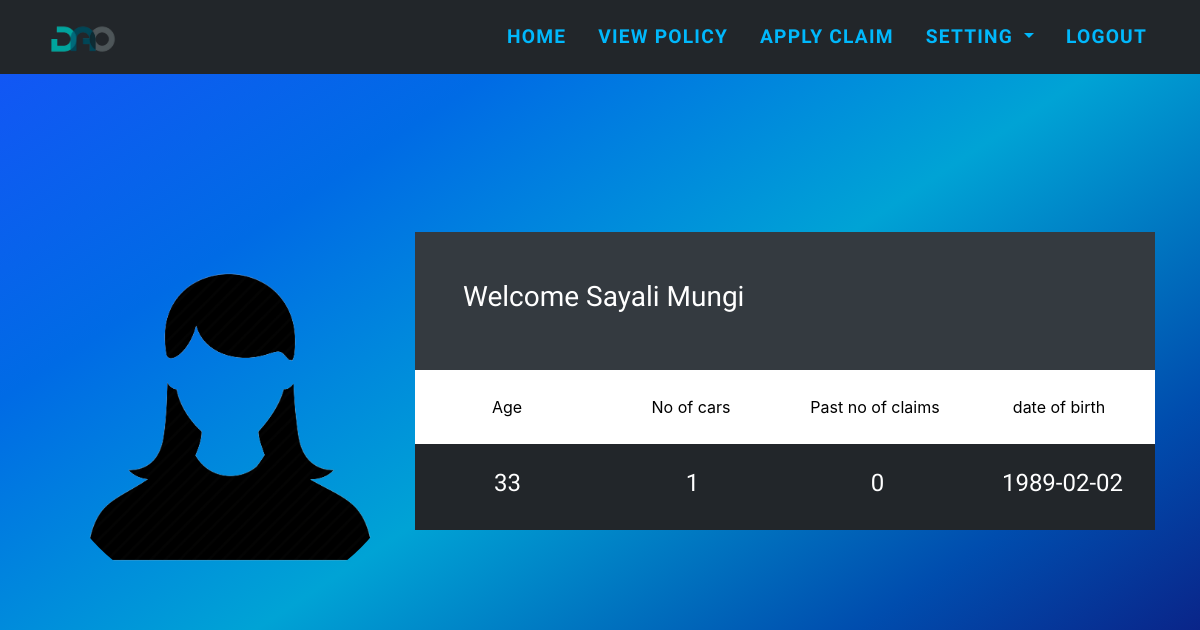
/cussuc (signed in), run on the app's committed database.
### app.py (models this page shows)
class User(db.Model):
    id = db.Column(db.Integer, primary_key=True,autoincrement=True)
    name = db.Column(db.String(80), nullable=False)
    email = db.Column(db.String(120), nullable=False)
    passwd = db.Column(db.String(120), nullable=False)
    Gender = db.Column(db.String(1), nullable=False)
    dob=db.Column(db.String(10),nullable=False)
    age = db.Column(db.Integer)
    pastnoofclaim= db.Column(db.Integer)

### app.py (the view)
@app.route("/cussuc")
def cussuccess():
    if not session.get("username"):
      return render_template("illegal.html")
    usrname=session["username"]
    q=User.query.filter_by(email=usrname).first()
    pass1=q.passwd
    q=User.query.filter_by(email=usrname).first()
    carno=Policy.query.filter_by(email=usrname).all()
    carno=len(carno)
    return render_template("cussuc.html",usrname=usrname,pass1=pass1,info=q,carno=carno,pclaim=q.pastnoofclaim)

### templates/cussuc.html (shortened to what this page needs)
{% extends 'basecus.html' %}
{% block body %}
<link rel="stylesheet" href="https://stackpath.bootstrapcdn.com/bootstrap/4.4.1/css/bootstrap.min.css">
<div class="container mt-5 mb-5">
    <div class="row no-gutters">
        {% if "Male" in info.Gender %}
        <div class="col-md-4 col-lg-4"><img class="rounded-circle" src="{{url_for('static',filename='male.png')}}"></div>
        {% else %}
        <div class="col-md-4 col-lg-4"><img class="rounded-circle" src="{{url_for('static',filename='female.png')}}"></div>
        {% endif %}
        <div class="col-md-8 col-lg-8">
            <div class="d-flex flex-column">
                <div class="d-flex flex-row justify-content-between align-items-center p-5 bg-dark text-white">
                    <h3 class="display5">Welcome {{info.name}}</h3>
                </div>
                <div class="d-flex flex-row text-white" style="background-color: white;">
                    <div class="p-4 text-center skill-block aj">Age</div>
                    <div class="p-4 text-center skill-block aj">No of cars</div>
                    <div class="p-4 text-center skill-block aj">Past no of claims</div>
                    <div class="p-4 text-center skill-block aj">date of birth</div>
                    <h6> &nbsp;</h6>
                </div>
                <table class="table table-dark">
                <div class="d-flex flex-row text-white">
                    <div class="p-4 text-center skill-block" style="background-color: #22262a;color: rgb(255, 255, 255);">
                        <h4>{{info.age}}</h4>
                    </div>
                    <div class="p-3 text-center skill-block" style="background-color: #22262a;color: rgb(255, 255, 255);">
                        <h4>{{carno}}</h4>
                    </div>
                    <div class="p-3 text-center skill-block" style="background-color: #22262a;color: rgb(255, 255, 255);">
                        <h4>{{pclaim}}</h4>
                    </div>
                    <div class="p-3 text-center skill-block" style="background-color: #22262a;color: rgb(255, 255, 255);">
                        <h4>{{info.dob}}</h4>
                    </div>
                </div>
            </div>
        </div>
    </div>
</div>
{% endblock body %}

### templates/cussuc.html (style rules this page uses)
img { width: 100%; height: 100% }
.skill-block { width: 30% }
@media (min-width: 991px) and (max-width:1200px) { .skill-block { padding: 32px !important } }
@media (min-width: 1200px) { .skill-block { padding: 56px !important } }
body { height: 100vh; background-image: linear-gradient(to right bottom, #1652f8, #006be5, #00a3d5, #004dae, #11076e); }
.skill-block { padding: 25px 18px !important; }
.aj { color: black; }
.mt-5 { margin-top: 20vh !important; }

### data on the page
User: name "Sayali Mungi", age "33", dob "1989-02-02"

### other printed values
{{ carno }} "1"
{{ pclaim }} "0"
